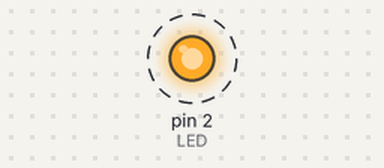
The sketch below on a simulated Arduino Uno, built with avr-gcc and run on an emulated ATmega328P. Parts: output pins drawn as LEDs (lit = HIGH). Dashed ring = blinking.

Above: at 0.5 s.
Timing chart, 0 to 4.6 s (numbered marks = the images above):
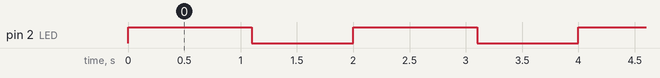

Measured:
- by itself, pin 2 (LED): alternates HIGH for 1.1 s and LOW for 0.90 s

The sketch:

blink_groupe.ino
```cpp
const int LED = 2;
const int N = 22;

const int Temp_on = 50 * N;
const int Temp_off = 2000 - Temp_on;

void setup(){
pinMode(LED, OUTPUT);

}

void loop(){
digitalWrite(LED, HIGH);
delay(Temp_on);
digitalWrite(LED, LOW);
delay(Temp_off);
}
```
